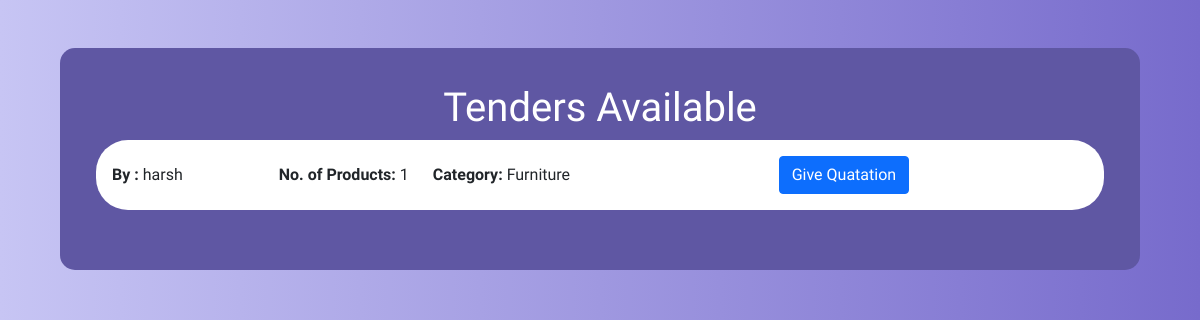
/quotation, run on an earlier commit of the app's database.
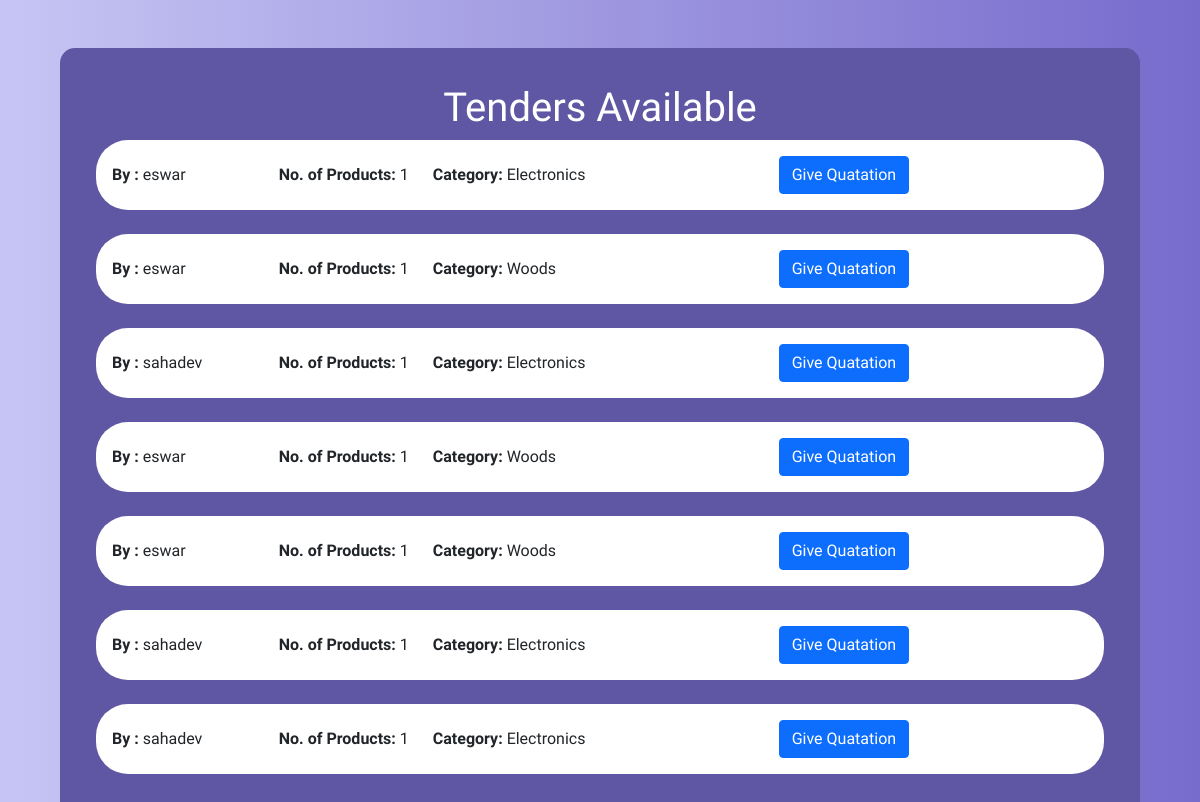
And on a later commit of the database.
### accounts/models.py (models this page shows, shortened)
class Tender(models.Model):
    catId = models.ForeignKey(category,on_delete=models.CASCADE)
    customerId = models.ForeignKey(Customer, on_delete=models.CASCADE)
    fullFilled = models.BooleanField(default=False)
    def __str__(self):
        return self.customerId.userId.username

class Customer(models.Model):
    mobileNo = models.IntegerField(blank=True,null=True)
    userId = models.OneToOneField(User, on_delete=models.CASCADE)

class category(models.Model):
    catName = models.CharField(max_length=50)

### accounts/views.py (the view)
# urls.py: path("quotation",views.getTender,name="getTender"),
def getTender(request):
    tenders = Tender.objects.filter(fullFilled=False)
    return render(request,"pages/displayTender.html",{"tenders":tenders})

### accounts/templates/pages/displayTender.html (shortened to what this page needs)
{% load static %}
<!DOCTYPE html>
<html lang="en">
<head>
    <link rel="stylesheet" href="{% static 'resources/css/bootstrap.min.css' %}">
    <link rel="stylesheet" href="{% static 'resources/fa6/css/all.css' %}">
    <link rel="stylesheet" href="{% static 'resources/fa6/css/brands.css' %}">
    <link rel="stylesheet" href="{% static 'resources/fa6/css/solid.css' %}">
    <link rel="stylesheet" href="{% static 'resources/tender.css' %}">
</head>
<body>
    <div class="container  contentdata mt-5" style="width: min(90%, 70rem);">
        <h1 class="text-white" align="center">Tenders Available</h1>
        {% if tenders %}
        {% for tender in tenders %}
        <div style="background-color:white;border-radius:32px;" class="p-3 mb-4">
            <div class="row d-flex align-items-center flex-column flex-sm-row">
                <div class="col-12 col-sm-8">
                    <div class="row" style="align-items: center;">
                        <div class="col-12 col-md-3"><b>By :</b> {{tender}} </div>
                        <div class="col-12 col-md-auto"><b>No. of Products:</b> {{tender.tender.all.count}} </div>
                        <div class="col-12 col-md-5"><b>Category:</b> {{tender.catId.catName}}</div>
                    </div>
                </div>
                <div class="col-12 col-sm-4 mt-2 mt-sm-0">
                    <a href="{% url 'giveQuat' tender.id %}" class="btn btn-primary">Give Quatation</a>
                </div>
            </div>
        </div>
            {% endfor %}
            {% else %}
            <div class="m-5 p-4" style="background-color:white;border-radius: 32px;" >
               <h4 class="text-center"><b>No Records</b></h4>
             </div>
        {% endif %}
    </div>
</body>
</html>

### accounts/static/resources/fa6/css/brands.css (style rules this page uses)
:root, :host { --fa-font-brands: normal 400 1em/1 "Font Awesome 6 Brands"; }

### accounts/static/resources/fa6/css/solid.css (style rules this page uses)
:root, :host { --fa-font-solid: normal 900 1em/1 "Font Awesome 6 Free"; }

### accounts/static/resources/tender.css (style rules this page uses)
* { box-sizing: border-box; margin: 0; padding: 0; font-family: Raleway, sans-serif; }
body { background: linear-gradient(90deg, #C7C5F4, #776BCC); }
.contentdata { border-radius: 15px; background-color: #5f57a3; padding: 3%; width: 90% ; }
@media screen and (min-width: 42em) { .contentdata { width: 80%; } }

What changed in the data, as far as the page shows it:
removed Tender: customerId.username "harsh", tender.all.count "1", catId.catName "Furniture"
added Tender: customerId.username "eswar", tender.all.count "1", catId.catName "Electronics"
added Tender: customerId.username "eswar", tender.all.count "1", catId.catName "Woods"
added Tender: customerId.username "sahadev", tender.all.count "1", catId.catName "Electronics"
added Tender: customerId.username "eswar", tender.all.count "1", catId.catName "Woods"
added Tender: customerId.username "eswar", tender.all.count "1", catId.catName "Woods"
added Tender: customerId.username "sahadev", tender.all.count "1", catId.catName "Electronics"
added Tender: customerId.username "sahadev", tender.all.count "1", catId.catName "Electronics"
